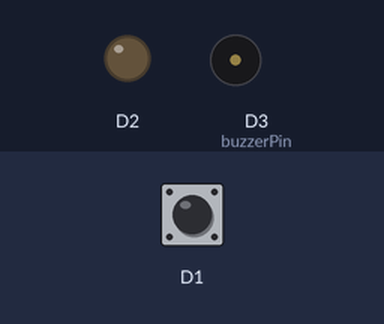
A sketch run on a simulated ESP8266 (NodeMCU). Shown: output pins drawn as LEDs (lit = HIGH), buzzer (waves = sounding). The test bench sets the inputs (shaded band); at power-on: D1 HIGH. WiFi joins after 1.5 s; servers stay silent unless stated.

Above: at 0.1 s.
At 1.9 s:
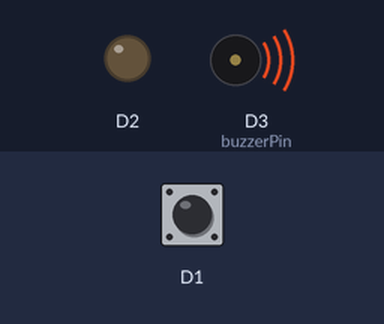
Timing chart, 0 to 3.4 s (numbered marks = the images above):
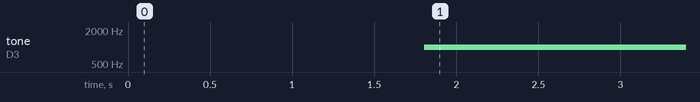

Measured:
- by itself, tone on D3 (buzzerPin): silent → 1000 Hz at 1.8 s

The sketch:

modBlynk_Doorsecurity_Notification.ino
```cpp
//Viral Science www.youtube.com/c/viralscience  www.viralsciencecreativity.com
//Blynk Door Security Notification System

#define BLYNK_PRINT Serial
#include <ESP8266WiFi.h>
#include <BlynkSimpleEsp8266.h>
BlynkTimer timer;
char auth[] = "LXQGU8gbTAHabnoDWc1apgt7fd1MjlPq"; //Enter the authentication code sent by Blynk to your Email
char ssid[] = "Khusali plastic"; //Enter your WIFI SSID
char pass[] = "Kevin@123"; //Enter your WIFI Password
int flag=0;

const int buzzerPin =D3;
boolean buzzer_mode = false;

void notifyOnButtonPress()
{
  int isButtonPressed = digitalRead(D1);
  if (isButtonPressed==1 && flag==0) {
 digitalWrite (D2, LOW);
  flag=0;

  }
  else if (isButtonPressed==0)
  {
    Serial.println("Someone Opened the door");
    Blynk.notify("Alert : Someone Opened the door");
    digitalWrite (D2, HIGH);

    flag=1;

  }
}


void setup()
{
Serial.begin(9600);
Blynk.begin(auth, ssid, pass);
pinMode(D1,INPUT_PULLUP);
pinMode(D2, OUTPUT);
timer.setInterval(16000L,notifyOnButtonPress);

 pinMode(buzzerPin,OUTPUT);
}


void loop()
{
   int isButtonPressed = digitalRead(D1);
 if (isButtonPressed==1 && flag==0){
  tone(buzzerPin,1000);
  delay(3000);
   noTone(buzzerPin); }

  Blynk.run();
  timer.run();
}
```
